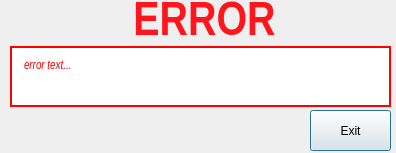
<?xml version="1.0" encoding="UTF-8"?>
<ui version="4.0">
 <class>Dialog</class>
 <widget class="QDialog" name="Dialog">
  <property name="geometry">
   <rect>
    <x>0</x>
    <y>0</y>
    <width>396</width>
    <height>153</height>
   </rect>
  </property>
  <property name="windowTitle">
   <string>Dialog</string>
  </property>
  <property name="styleSheet">
   <string notr="true">
</string>
  </property>
  <widget class="QLabel" name="error_text_label">
   <property name="geometry">
    <rect>
     <x>10</x>
     <y>46</y>
     <width>381</width>
     <height>61</height>
    </rect>
   </property>
   <property name="font">
    <font>
     <family>Arial Narrow</family>
     <pointsize>-1</pointsize>
     <italic>true</italic>
     <bold>false</bold>
     <underline>false</underline>
     <strikeout>false</strikeout>
    </font>
   </property>
   <property name="styleSheet">
    <string notr="true">QLabel {
    font-family: &quot;Arial Narrow&quot;, cursive, sans-serif;
    font-size: 12px; /* Adjust the font size as needed */
    color: red;
    background-color: #fff; /* Optionally set a background color */
    border: 2px solid red; /* Optionally add a border */
    padding: 10px; /* Optionally add padding for spacing */
}</string>
   </property>
   <property name="text">
    <string>error text...</string>
   </property>
   <property name="alignment">
    <set>Qt::AlignLeading|Qt::AlignLeft|Qt::AlignTop</set>
   </property>
   <property name="wordWrap">
    <bool>true</bool>
   </property>
  </widget>
  <widget class="QPushButton" name="ok_button">
   <property name="geometry">
    <rect>
     <x>310</x>
     <y>110</y>
     <width>81</width>
     <height>41</height>
    </rect>
   </property>
   <property name="maximumSize">
    <size>
     <width>100</width>
     <height>50</height>
    </size>
   </property>
   <property name="styleSheet">
    <string notr="true">QMainWindow QPushButton {
    background-color: #CC3300; /* Darker red background color */
    color: #FFF; /* White text color */
    border: none; /* Remove the button border */
    border-radius: 20px; /* Make the button round by increasing border-radius */
    padding: 10px; /* Adjust padding for button content */
}

QMainWindow QPushButton:hover {
    background-color: #FF4500; /* Lighter red background color on hover */
}

QMainWindow QPushButton:pressed {
    background-color: #AA2200; /* Even darker red background color when pressed */
}</string>
   </property>
   <property name="text">
    <string>Exit</string>
   </property>
  </widget>
  <widget class="QLabel" name="label">
   <property name="geometry">
    <rect>
     <x>10</x>
     <y>0</y>
     <width>389</width>
     <height>40</height>
    </rect>
   </property>
   <property name="maximumSize">
    <size>
     <width>16777215</width>
     <height>40</height>
    </size>
   </property>
   <property name="font">
    <font>
     <family>Arial Narrow</family>
     <pointsize>30</pointsize>
     <bold>true</bold>
    </font>
   </property>
   <property name="text">
    <string>&lt;html&gt;&lt;head/&gt;&lt;body&gt;&lt;p&gt;&lt;span style=&quot; font-size:36pt; color:#ff161c;&quot;&gt;ERROR&lt;/span&gt;&lt;/p&gt;&lt;/body&gt;&lt;/html&gt;</string>
   </property>
   <property name="alignment">
    <set>Qt::AlignCenter</set>
   </property>
  </widget>
 </widget>
 <resources/>
 <connections/>
</ui>
